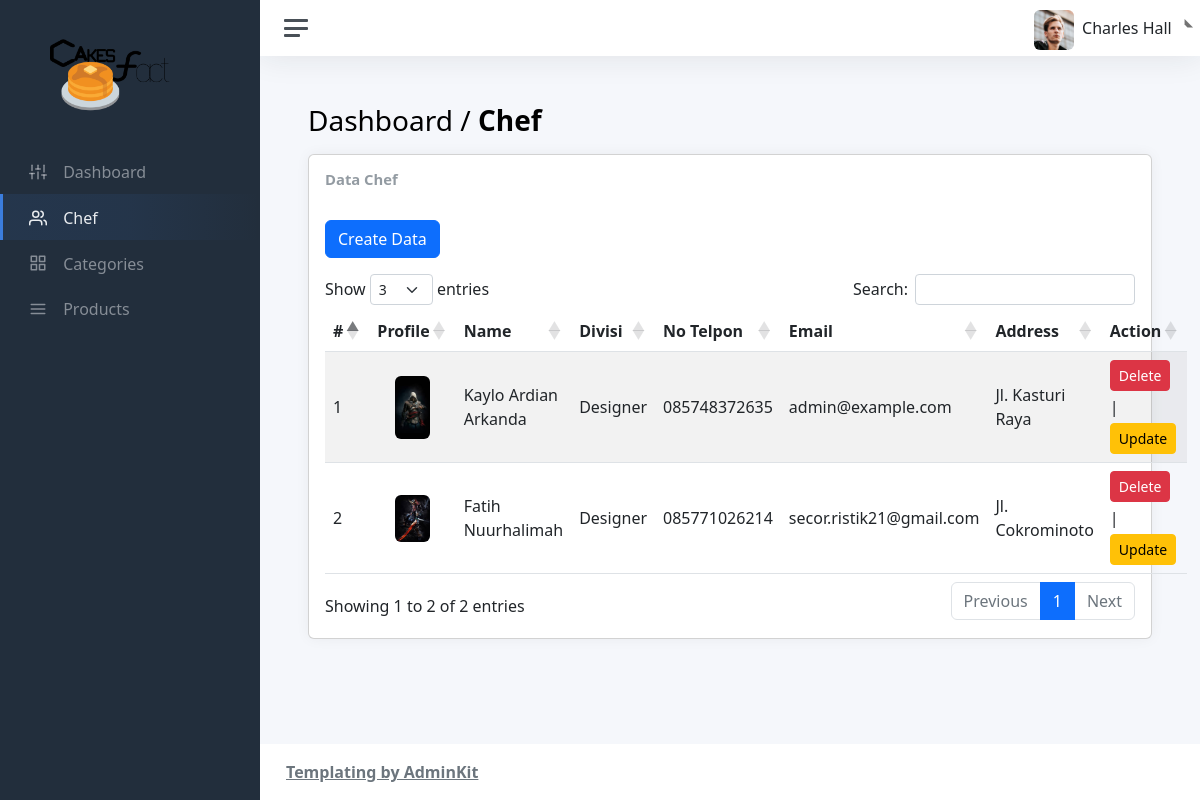
Screenshot of /admin/master-data/chef.php with the database file from the repository.
### tables this page shows
CREATE TABLE `chef` (
  `id` int(11) NOT NULL,
  `name` varchar(45) NOT NULL,
  `divisi` varchar(45) NOT NULL,
  `telp` varchar(45) NOT NULL,
  `email` varchar(45) NOT NULL,
  `address` text DEFAULT NULL,
  `image` varchar(45) DEFAULT NULL
);

### admin/master-data/chef.php (the view, shortened to what this page needs)
<!DOCTYPE html>
<html lang="en">
    <head>
        <link href="../../assets/plugin/AdminKit/css/app.css" rel="stylesheet">
        <link rel="stylesheet" type="text/css" href="../../assets/css/dataTables.bootstrap5.min.css">
        <link rel="stylesheet" type="text/css" href="../../assets/css/bootstrap.min.css">
    </head>
    <body>
        <div class="wrapper">
            <nav id="sidebar" class="sidebar js-sidebar">
                <div class="sidebar-content js-simplebar">
                    <a class="sidebar-brand" href="index.php">
                        <img src="../../assets/img/icons/logo.png" alt="logo" width="70%" style="margin-left: 0.5rem;">
                    </a>
                    <ul class="sidebar-nav">
                        <li class="sidebar-item">
                            <a class="sidebar-link" href="../index.php">
                                <i class="align-middle" data-feather="sliders"></i>
                                <span class="align-middle">Dashboard</span>
                            </a>
                        </li>
                        <li class="sidebar-item active">
                            <a class="sidebar-link" href="./chef.php">
                                <i class="align-middle" data-feather="users"></i>
                                <span class="align-middle">Chef</span>
                            </a>
                        </li>
                        <li class="sidebar-item">
                            <a class="sidebar-link" href="./categories.php">
                                <i class="align-middle" data-feather="grid"></i>
                                <span class="align-middle">Categories</span>
                            </a>
                        </li>
                        <li class="sidebar-item">
                            <a class="sidebar-link" href="./product.php">
                                <i class="align-middle" data-feather="menu"></i>
                                <span class="align-middle">Products</span>
                            </a>
                        </li>
                    </ul>
                </div>
            </nav>
            <div class="main">
                <?php include_once ("../layouts/navbar.php"); ?>
                <main class="content">
                    <div class="container-fluid p-0">
                        <h1 class="h3 mb-3">Dashboard / <strong>Chef</strong></h1>
                        <div class="col-sm-12">
                            <div class="card">
                                <div class="card-body">
                                    <?php
                                        include "../../connection/db.php";
                                        $query = $conn->query("SELECT * FROM chef");
                                    ?>
                                    <h3 class="card-title">Data Chef</h3>
                                    <a class="btn btn-primary btn-md mt-4 mb-3"
                                        href="../forms/chef/create-cf.php"
                                        role="button">
                                        Create Data
                                    </a>
                                    <table id="example" class="table table-striped"
                                        style="width:100%">
                                        <thead>
                                            <tr>
                                                <th scope="col">#</th>
                                                <th scope="col">Profile</th>
                                                <th scope="col">Name</th>
                                                <th scope="col">Divisi</th>
                                                <th scope="col">No Telpon</th>
                                                <th scope="col">Email</th>
                                                <th scope="col">Address</th>
                                                <th scope="col">Action</th>
                                            </tr>
                                        </thead>
                                        <tbody>
                                            <?php
                                                if(mysqli_num_rows($query)>0){
                                                    $no = 1;
                                                    while ($data = mysqli_fetch_array($query)) {
                                            ?>
                                            <tr>
                                                <td scope="row"><?= $no ?></td>
                                                <td>
                                                    <div class="text-center">
                                                        <img src="../../assets/img/uploads/<?= $data["image"] ?>"
                                                            alt="foto-chef-<?= $data["name"] ?>" style="width: 35px;" class="rounded">
                                                    </div>
                                                </td>
                                                <td><?= $data["name"] ?></td>
                                                <td><?= $data["divisi"] ?></td>
                                                <td><?= $data["telp"] ?></td>
                                                <td><?= $data["email"] ?></td>
                                                <td><?= $data["address"] ?></td>
                                                <td>
                                                    <a class="btn btn-danger btn-sm mb-1"
                                                        href="../../controllers/chef/destroy.php?id=<?= $data["id"] ?>"
                                                        onclick="alert('Anda yakin ingin menghapus data ini?')">
                                                        Delete
                                                    </a>
                                                    |
                                                    <a class="btn btn-warning btn-sm mt-1"
                                                        href="../forms/chef/edit-cf.php?id=<?= $data["id"] ?>">
                                                        Update
                                                    </a>
                                                </td>
                                            </tr>
                                            <?php
                                                        $no++;
                                                    }
                                                }
                                            ?>
                                        </tbody>
                                    </table>
                                </div>
                            </div>
                        </div>
                    </div>
                </main>
                <?php include_once ("../layouts/footer.php"); ?>
            </div>
        </div>
    </body>
</html>

### rows the page displays
chef: image (picture), name "Kaylo Ardian Arkanda", divisi "Designer", telp "085748372635", email "admin@example.com", address "Jl. Kasturi Raya"
chef: image (picture), name "Fatih Nuurhalimah", divisi "Designer", telp "085771026214", email "secor.ristik21@gmail.com", address "Jl. Cokrominoto"
